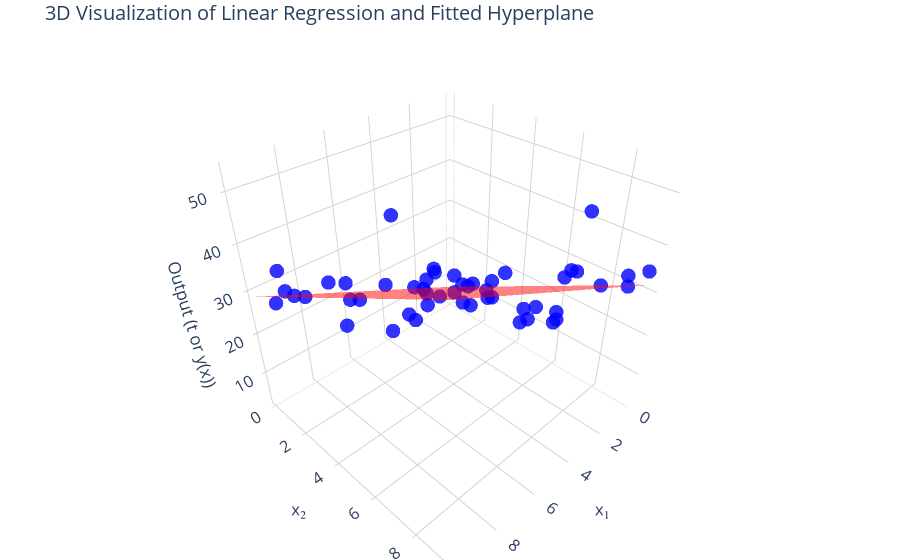

Here is the notebook cell this chart was saved with:
### Markdown cell above
In higher dimensions, the predicted values from a linear regression model form a **hyperplane** in $ℝ^{𝐷+1}$, where $𝐷$ is the number of input features. 

This hyperplane represents the relationship between the input features and the predicted output. Each point on the hyperplane corresponds to a predicted value for a specific combination of input features. The geometry of this hyperplane is determined by the model's coefficients (slopes) and the intercept (bias term).

### Code cell
N = 50
x1 = np.random.rand(N) * 10
x2 = np.random.rand(N) * 10

t = 2 * x1 + 3 * x2 + 5 + np.random.randn(N) * 5

X = np.vstack((x1, x2)).T

model = LinearRegression()
model.fit(X, t)

# Get the coefficients (w1, w2) and the intercept (w0)
w1, w2 = model.coef_
w0 = model.intercept_

print(f"Fitted model: t = {w0:.2f} + {w1:.2f}*x1 + {w2:.2f}*x2")

# Create a grid of x1 and x2 values for the hyperplane
x1_surf, x2_surf = np.meshgrid(np.linspace(x1.min(), x1.max(), 12),
                               np.linspace(x2.min(), x2.max(), 12))
t_surf = w0 + w1 * x1_surf + w2 * x2_surf

fig = go.Figure()

fig.add_trace(go.Scatter3d(
    x=x1, y=x2, z=t,
    mode='markers',
    marker=dict(
        size=5,
        color='blue',
        opacity=0.8
    ),
    name='Dataset (x₁, x₂, t)'
))

fig.add_trace(go.Surface(
    x=x1_surf, y=x2_surf, z=t_surf,
    colorscale=[[0, 'red'], [1, 'red']],  
    opacity=0.5,
    showscale=False, 
    name='Fitted Hyperplane'
))

fig.update_layout(
    title='3D Visualization of Linear Regression and Fitted Hyperplane',
    scene=dict(
        xaxis=dict(
            title='x₁',
            backgroundcolor='white',
            gridcolor='lightgray'
        ),
        yaxis=dict(
            title='x₂',
            backgroundcolor='white',
            gridcolor='lightgray'
        ),
        zaxis=dict(
            title='Output (t or y(x))',
            backgroundcolor='white',
            gridcolor='lightgray',
        ),
        bgcolor='white' 
    ),
    margin=dict(l=0, r=0, b=0, t=40),
    font=dict(size=14),
    legend=dict(font=dict(size=12)),
)

# fig.to_image(format="png", width=800, height=400)
# fig.write_html("linear_regression_3d.html")
fig.show()

### Figure 1 — Plotly figure (JSON) as saved in the notebook; plotly's stock layout.template omitted (floating-point values rounded to 4 significant figures; data arrays with more than 128 entries replaced by an {"elided": "..."} marker saying what was removed)
{"data": [{"marker": {"color": "blue", "opacity": 0.8, "size": 5}, "mode": "markers", "name": "Dataset (x₁, x₂, t)", "type": "scatter3d", "x": [8.926, 5.393, 8.074, 8.961, 3.18, 1.101, 2.279, 4.271, 8.18, 8.607, 0.06952, 5.107, 4.174, 2.221, 1.199, 3.376, 9.429, 3.232, 5.188, 7.03, 3.636, 9.718, 9.624, 2.518, 4.972, 3.009, 2.848, 0.3689, 6.096, 5.027, 0.5148, 2.786, 9.083, 2.396, 1.449, 4.895, 9.857, 2.421, 6.721, 7.616, 2.376, 7.282, 3.678, 6.323, 6.335, 5.358, 0.9029, 8.353, 3.208, 1.865], "y": [0.4078, 5.909, 6.776, 0.1659, 5.121, 2.265, 6.452, 1.744, 6.909, 3.867, 9.367, 1.375, 3.411, 1.135, 9.247, 8.773, 2.579, 6.6, 8.172, 5.552, 5.297, 2.419, 0.931, 8.972, 9.004, 6.331, 3.39, 3.492, 7.26, 8.971, 8.871, 7.799, 6.42, 0.8414, 1.616, 8.986, 6.064, 0.09197, 1.015, 6.635, 0.05062, 1.608, 5.487, 6.919, 6.52, 2.243, 7.122, 2.372, 3.254, 7.465], "z": [28.89, 35.58, 45.59, 32.9, 25.5, 10.23, 24.47, 14.69, 41.7, 35.52, 34.62, 23.48, 23.65, 20.11, 33.81, 51.67, 34.72, 26.98, 34.54, 38.13, 27.04, 35.26, 29.41, 36.59, 37.72, 22.44, 18.64, 20.5, 40.04, 35.74, 33.51, 35.9, 38.01, 13.08, 13.04, 36.03, 44.69, 12.92, 26.9, 45.41, 3.016, 19.7, 31.39, 40.97, 39.8, 41.71, 31.03, 34.5, 25.95, 34.38]}, {"colorscale": [[0, "red"], [1, "red"]], "name": "Fitted Hyperplane", "opacity": 0.5, "showscale": false, "type": "surface", "x": {"elided": "12x12 float values"}, "y": {"elided": "12x12 float values"}, "z": {"elided": "12x12 float values"}}], "layout": {"font": {"size": 14}, "legend": {"font": {"size": 12}}, "margin": {"b": 0, "l": 0, "r": 0, "t": 40}, "scene": {"bgcolor": "white", "xaxis": {"backgroundcolor": "white", "gridcolor": "lightgray", "title": {"text": "x₁"}}, "yaxis": {"backgroundcolor": "white", "gridcolor": "lightgray", "title": {"text": "x₂"}}, "zaxis": {"backgroundcolor": "white", "gridcolor": "lightgray", "title": {"text": "Output (t or y(x))"}}}, "title": {"text": "3D Visualization of Linear Regression and Fitted Hyperplane"}}}
